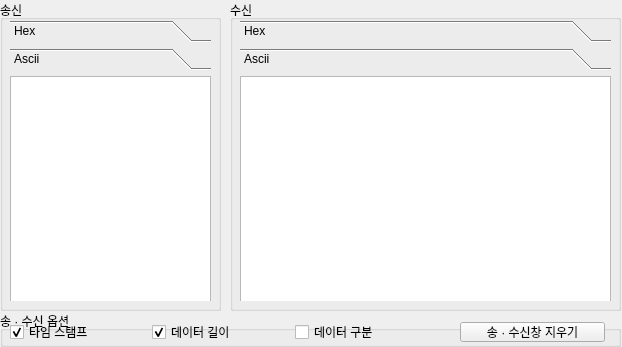
<?xml version="1.0" encoding="UTF-8"?>
<ui version="4.0">
 <class>displayPannel</class>
 <widget class="QWidget" name="displayPannel">
  <property name="geometry">
   <rect>
    <x>0</x>
    <y>0</y>
    <width>622</width>
    <height>347</height>
   </rect>
  </property>
  <property name="windowTitle">
   <string>Form</string>
  </property>
  <widget class="QGroupBox" name="groupBox_4">
   <property name="geometry">
    <rect>
     <x>230</x>
     <y>0</y>
     <width>391</width>
     <height>311</height>
    </rect>
   </property>
   <property name="title">
    <string>수신</string>
   </property>
   <widget class="QToolBox" name="toolBox_3">
    <property name="geometry">
     <rect>
      <x>10</x>
      <y>20</y>
      <width>371</width>
      <height>281</height>
     </rect>
    </property>
    <property name="currentIndex">
     <number>1</number>
    </property>
    <widget class="QWidget" name="page_5">
     <property name="geometry">
      <rect>
       <x>0</x>
       <y>0</y>
       <width>371</width>
       <height>229</height>
      </rect>
     </property>
     <attribute name="label">
      <string>Hex</string>
     </attribute>
     <widget class="QTextEdit" name="te_sendHex">
      <property name="geometry">
       <rect>
        <x>0</x>
        <y>0</y>
        <width>371</width>
        <height>231</height>
       </rect>
      </property>
      <property name="focusPolicy">
       <enum>Qt::WheelFocus</enum>
      </property>
      <property name="tabChangesFocus">
       <bool>true</bool>
      </property>
      <property name="readOnly">
       <bool>true</bool>
      </property>
      <property name="overwriteMode">
       <bool>false</bool>
      </property>
      <property name="acceptRichText">
       <bool>true</bool>
      </property>
      <property name="cursorWidth">
       <number>1</number>
      </property>
     </widget>
    </widget>
    <widget class="QWidget" name="page_6">
     <property name="geometry">
      <rect>
       <x>0</x>
       <y>0</y>
       <width>371</width>
       <height>229</height>
      </rect>
     </property>
     <attribute name="label">
      <string>Ascii</string>
     </attribute>
     <widget class="QTextEdit" name="te_sendAscii">
      <property name="geometry">
       <rect>
        <x>0</x>
        <y>0</y>
        <width>371</width>
        <height>231</height>
       </rect>
      </property>
      <property name="readOnly">
       <bool>true</bool>
      </property>
     </widget>
    </widget>
   </widget>
  </widget>
  <widget class="QGroupBox" name="groupBox_6">
   <property name="geometry">
    <rect>
     <x>0</x>
     <y>311</y>
     <width>621</width>
     <height>36</height>
    </rect>
   </property>
   <property name="title">
    <string>송 · 수신 옵션</string>
   </property>
   <widget class="QWidget" name="horizontalLayoutWidget">
    <property name="geometry">
     <rect>
      <x>10</x>
      <y>11</y>
      <width>421</width>
      <height>20</height>
     </rect>
    </property>
    <layout class="QHBoxLayout" name="horizontalLayout_17">
     <item>
      <widget class="QCheckBox" name="chkb_timeStamp">
       <property name="text">
        <string>타임 스탬프</string>
       </property>
       <property name="checked">
        <bool>true</bool>
       </property>
       <property name="tristate">
        <bool>false</bool>
       </property>
      </widget>
     </item>
     <item>
      <widget class="QCheckBox" name="chkb_dataLength">
       <property name="text">
        <string>데이터 길이</string>
       </property>
       <property name="checked">
        <bool>true</bool>
       </property>
      </widget>
     </item>
     <item>
      <widget class="QCheckBox" name="chkb_dataSeperate">
       <property name="text">
        <string>데이터 구분</string>
       </property>
      </widget>
     </item>
    </layout>
   </widget>
   <widget class="QPushButton" name="pb_clearShowWindow">
    <property name="geometry">
     <rect>
      <x>460</x>
      <y>11</y>
      <width>145</width>
      <height>20</height>
     </rect>
    </property>
    <property name="sizePolicy">
     <sizepolicy hsizetype="Fixed" vsizetype="Fixed">
      <horstretch>0</horstretch>
      <verstretch>0</verstretch>
     </sizepolicy>
    </property>
    <property name="minimumSize">
     <size>
      <width>0</width>
      <height>15</height>
     </size>
    </property>
    <property name="maximumSize">
     <size>
      <width>200</width>
      <height>20</height>
     </size>
    </property>
    <property name="text">
     <string>송 · 수신창 지우기</string>
    </property>
   </widget>
  </widget>
  <widget class="QGroupBox" name="groupBox_5">
   <property name="geometry">
    <rect>
     <x>0</x>
     <y>0</y>
     <width>221</width>
     <height>311</height>
    </rect>
   </property>
   <property name="autoFillBackground">
    <bool>false</bool>
   </property>
   <property name="title">
    <string>송신</string>
   </property>
   <property name="flat">
    <bool>false</bool>
   </property>
   <property name="checkable">
    <bool>false</bool>
   </property>
   <widget class="QToolBox" name="toolBox">
    <property name="geometry">
     <rect>
      <x>10</x>
      <y>20</y>
      <width>201</width>
      <height>281</height>
     </rect>
    </property>
    <property name="locale">
     <locale language="Korean" country="RepublicOfKorea"/>
    </property>
    <property name="currentIndex">
     <number>1</number>
    </property>
    <widget class="QWidget" name="page">
     <property name="geometry">
      <rect>
       <x>0</x>
       <y>0</y>
       <width>201</width>
       <height>229</height>
      </rect>
     </property>
     <attribute name="label">
      <string>Hex</string>
     </attribute>
     <widget class="QTextEdit" name="te_recvHex">
      <property name="geometry">
       <rect>
        <x>0</x>
        <y>0</y>
        <width>201</width>
        <height>231</height>
       </rect>
      </property>
      <property name="readOnly">
       <bool>true</bool>
      </property>
     </widget>
    </widget>
    <widget class="QWidget" name="page_2">
     <property name="geometry">
      <rect>
       <x>0</x>
       <y>0</y>
       <width>201</width>
       <height>229</height>
      </rect>
     </property>
     <attribute name="label">
      <string>Ascii</string>
     </attribute>
     <widget class="QTextEdit" name="te_recvAscii">
      <property name="geometry">
       <rect>
        <x>0</x>
        <y>0</y>
        <width>201</width>
        <height>231</height>
       </rect>
      </property>
      <property name="readOnly">
       <bool>true</bool>
      </property>
     </widget>
    </widget>
   </widget>
  </widget>
 </widget>
 <resources/>
 <connections/>
</ui>
